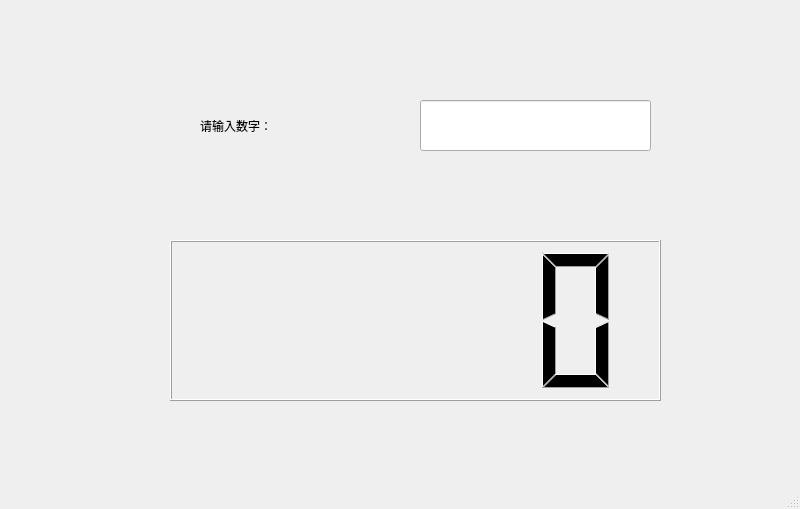
<?xml version="1.0" encoding="UTF-8"?>
<ui version="4.0">
 <class>MainWindow</class>
 <widget class="QMainWindow" name="MainWindow">
  <property name="geometry">
   <rect>
    <x>0</x>
    <y>0</y>
    <width>800</width>
    <height>509</height>
   </rect>
  </property>
  <property name="windowTitle">
   <string>MainWindow</string>
  </property>
  <widget class="QWidget" name="centralwidget">
   <widget class="QLCDNumber" name="lcdNumber">
    <property name="geometry">
     <rect>
      <x>170</x>
      <y>240</y>
      <width>491</width>
      <height>161</height>
     </rect>
    </property>
   </widget>
   <widget class="QLabel" name="label">
    <property name="geometry">
     <rect>
      <x>200</x>
      <y>90</y>
      <width>201</width>
      <height>71</height>
     </rect>
    </property>
    <property name="text">
     <string>请输入数字：</string>
    </property>
   </widget>
   <widget class="QLineEdit" name="lineEdit">
    <property name="geometry">
     <rect>
      <x>420</x>
      <y>100</y>
      <width>231</width>
      <height>51</height>
     </rect>
    </property>
   </widget>
  </widget>
  <widget class="QMenuBar" name="menubar">
   <property name="geometry">
    <rect>
     <x>0</x>
     <y>0</y>
     <width>800</width>
     <height>30</height>
    </rect>
   </property>
  </widget>
  <widget class="QStatusBar" name="statusbar"/>
 </widget>
 <resources/>
 <connections/>
</ui>
